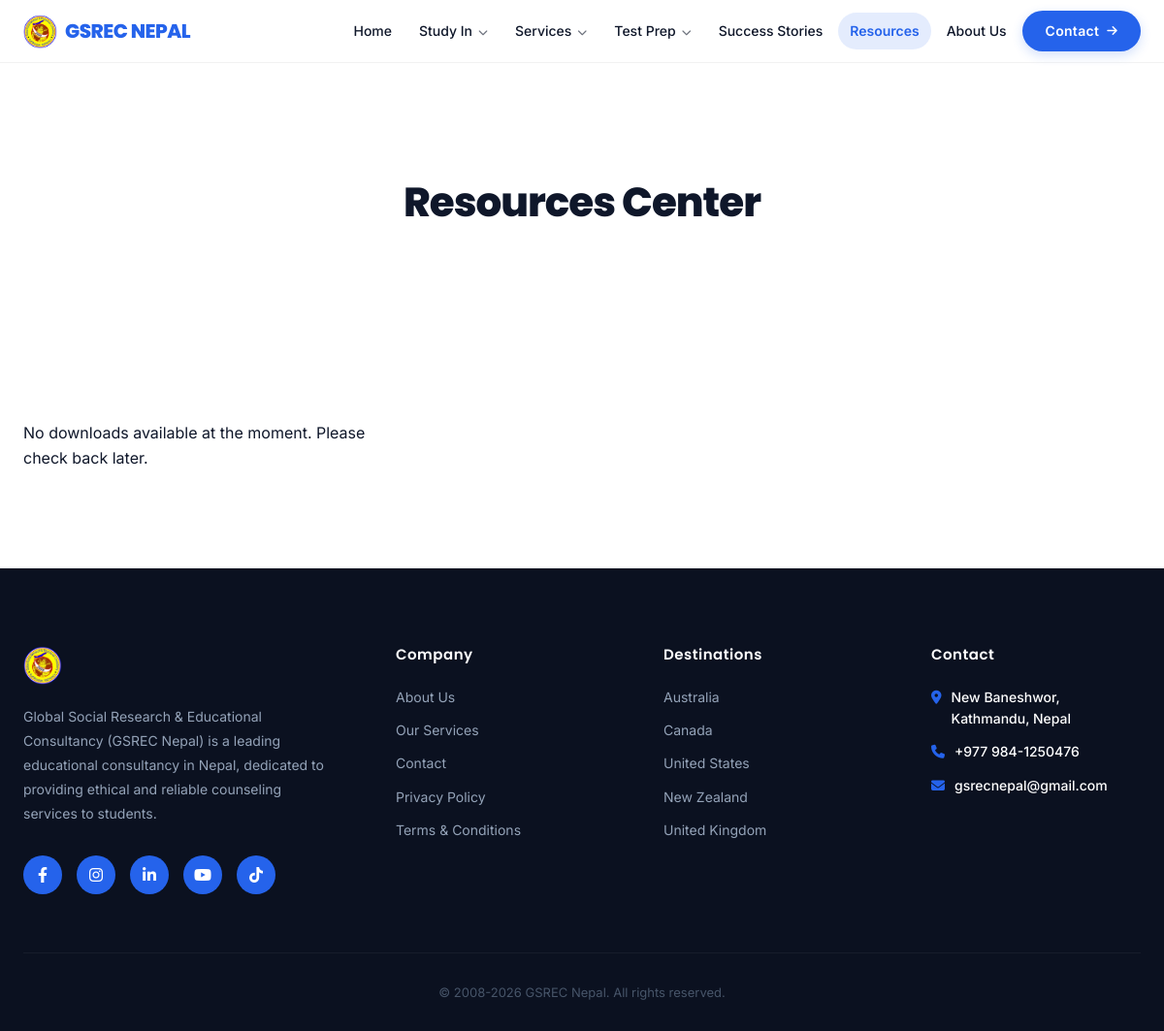
Page /resources/ on the committed database.
### core/models.py (models this page shows, shortened)
class SiteSettings(models.Model):
    site_name = models.CharField(max_length=100, default="GSREC NEPAL")
    logo = models.ImageField(upload_to='site/', blank=True, null=True, help_text="Main logo for Header")
    footer_logo = models.ImageField(upload_to='site/', blank=True, null=True, help_text="Logo for Footer. Defaults to main logo if not set.")
    favicon = models.ImageField(upload_to='site/', blank=True, null=True)
    footer_description = models.TextField(blank=True, default="Global Student Research & Educational Consultancy (GSREC Nepal) is a leading educational consultancy in Nepal, dedicated to providing ethical and reliable counseling services to students.")
    address = models.CharField(max_length=200, default="New Baneshwor, Kathmandu, Nepal")
    address_link = models.URLField(blank=True, null=True, help_text="Direct Google Maps link for the address")
    phone = models.CharField(max_length=50, default="+977 1-4244XXX")
    email = models.EmailField(default="info@gsrecnepal.com")
    facebook_link = models.URLField(blank=True, null=True)
    twitter_link = models.URLField(blank=True, null=True)
    instagram_link = models.URLField(blank=True, null=True)
    linkedin_link = models.URLField(blank=True, null=True)
    youtube_link = models.URLField(blank=True, null=True)
    tiktok_link = models.URLField(blank=True, null=True)
    footer_company_title = models.CharField(max_length=50, default="Company")
    footer_destinations_title = models.CharField(max_length=50, default="Destinations")
    footer_contact_title = models.CharField(max_length=50, default="Contact")
    class Meta:
        verbose_name_plural = "Site Settings"

class ListingPageSettings(models.Model):
    destinations_title = models.CharField(max_length=100, default="All Study Destinations")
    destinations_subtitle = models.TextField(default="Explore the best countries for international education. We provide end-to-end support.")
    services_title = models.CharField(max_length=100, default="Our Expert Services")
    services_subtitle = models.TextField(default="", blank=True)
    test_prep_title = models.CharField(max_length=100, default="Standardized Test Preparation")
    test_prep_subtitle = models.TextField(default="", blank=True)
    resources_title = models.CharField(max_length=100, default="Resources Center")
    resources_subtitle = models.TextField(default="", blank=True)
    success_stories_title = models.CharField(max_length=100, default="Success Stories")
    success_stories_subtitle = models.TextField(default="Hear from our students who are now studying at their dream universities across the globe.")
    class Meta:
        verbose_name_plural = "Listing Page Settings"

class Country(models.Model):
    slug = models.SlugField(unique=True, blank=True)
    name = models.CharField(max_length=100)
    flag_emoji = models.CharField(max_length=10, blank=True, null=True, help_text="Emoji flag or similar")
    background_image = models.ImageField(upload_to='countries/', blank=True, null=True)
    intro = models.TextField()
    facts = models.JSONField(default=list, help_text="List of facts")
    universities = models.JSONField(default=list, help_text="List of top universities")
    order = models.IntegerField(default=0)
    class Meta:
        verbose_name_plural = "Countries"
        ordering = ['order', 'name']

### core/views.py (the view)
# urls.py: path('resources/', views.resources, name='resources'),
def resources(request):
    resources_list = Resource.objects.all()
    listing_settings = ListingPageSettings.objects.first()
    return render(request, 'core/resources.html', {'resources': resources_list, 'listing_settings': listing_settings})

### core/templates/core/resources.html (shortened to what this page needs)
{% extends 'core/base.html' %}
{% load static %}
{% block content %}
<section style="padding: 120px 0 80px; background: white; text-align: center;">
    <div class="container">
        <h1 style="font-size: 42px; font-weight: 800; color: var(--dark); margin-bottom: 20px; letter-spacing: -1px;">
            {{ listing_settings.resources_title|default:"Resources Center" }}</h1>
    </div>
</section>
<section class="content-section">
    <div class="container">
        <div class="downloads-grid">
            {% for item in downloads %}
            <div class="download-card">
                <div class="download-icon"><i class="fa-solid {{ item.icon_class }}"></i></div>
                <div style="flex: 1;">
                    <h4 style="font-size: 16px; font-weight: 700; color: var(--dark); margin-bottom: 4px;">{{ item.title
                        }}</h4>
                    <span style="font-size: 12px; color: var(--gray);">{{ item.file_type }} • {{ item.size_label
                        }}</span>
                </div>
                <a href="{{ item.file.url }}" download
                    style="background: none; border: none; color: var(--gray); cursor: pointer; transition: 0.2s;">
                    <i class="fa-solid fa-download" style="font-size: 20px;"></i>
                </a>
            </div>
            {% empty %}
            <p>No downloads available at the moment. Please check back later.</p>
            {% endfor %}
        </div>
    </div>
</section>
{% endblock %}

### core/templates/core/base.html (shortened to what this page needs)
{% load static %}
<!DOCTYPE html>
<html lang="en">
<head>
    <link rel="stylesheet" href="https://cdnjs.cloudflare.com/ajax/libs/font-awesome/6.4.0/css/all.min.css">
    <link rel="stylesheet" href="{% static 'core/css/style.css' %}">
    <link rel="stylesheet" href="{% static 'core/css/components.css' %}">
</head>
<body>
    <header class="site-header">
        <div class="container">
            <nav style="display: flex; justify-content: space-between; align-items: center; height: 64px;">
                <a href="{% url 'index' %}" class="site-logo">
                    {% if site_settings.logo %}
                    <img src="{{ site_settings.logo.url }}" alt="{{ site_settings.site_name }}" style="height: 35px;">
                    {% else %}
                    <div class="logo-icon">
                        <i class="fa-solid fa-graduation-cap"></i>
                    </div>
                    {% endif %}
                    GSREC NEPAL
                </a>
                <div class="nav-links-container">
                    <div class="nav-item-wrapper">
                        <a href="{% url 'index' %}"
                            class="nav-item {% if request.resolver_match.url_name == 'index' %}active{% endif %}">
                            Home
                        </a>
                    </div>
                    <div class="nav-item-wrapper dropdown-wrapper">
                        <div class="nav-item {% if 'study' in request.path %}active{% endif %}">
                            <a href="{% url 'destination_list' %}" class="dropdown-text">Study In</a>
                            <span class="dropdown-chevron"><i class="fa-solid fa-chevron-down"></i></span>
                        </div>
                    </div>
                    <div class="nav-item-wrapper dropdown-wrapper">
                        <div class="nav-item {% if 'services' in request.path %}active{% endif %}">
                            <a href="{% url 'service_list' %}" class="dropdown-text">Services</a>
                            <span class="dropdown-chevron"><i class="fa-solid fa-chevron-down"></i></span>
                        </div>
                    </div>
                    <div class="nav-item-wrapper dropdown-wrapper">
                        <div class="nav-item {% if 'test-prep' in request.path %}active{% endif %}">
                            <a href="{% url 'test_prep_list' %}" class="dropdown-text">Test Prep</a>
                            <span class="dropdown-chevron"><i class="fa-solid fa-chevron-down"></i></span>
                        </div>
                    </div>
                    <div class="nav-item-wrapper">
                        <a href="{% url 'success_stories' %}"
                            class="nav-item {% if request.resolver_match.url_name == 'success_stories' %}active{% endif %}">
                            Success Stories
                        </a>
                    </div>
                    <div class="nav-item-wrapper">
                        <a href="{% url 'resources' %}"
                            class="nav-item {% if request.resolver_match.url_name == 'resources' %}active{% endif %}">
                            Resources
                        </a>
                    </div>
                    <div class="nav-item-wrapper">
                        <a href="{% url 'about' %}"
                            class="nav-item {% if request.resolver_match.url_name == 'about' %}active{% endif %}">
                            About Us
                        </a>
                    </div>
                    <a href="{% url 'contact' %}" class="btn-primary contact-btn">
                        Contact <i class="fa-solid fa-arrow-right" style="font-size: 12px"></i>
                    </a>
                </div>
        </div>
    </header>
    <main>
        {% block content %}
        {% endblock %}
    </main>
    <footer class="site-footer">
        <div class="container">
            <div class="footer-grid" style="margin-bottom: 60px;">
                <div>
                    <div class="site-logo footer-logo" style="color: white; margin-bottom: 20px;">
                        {% if site_settings.footer_logo %}
                        <img src="{{ site_settings.footer_logo.url }}" alt="{{ site_settings.site_name }}"
                            style="height: 40px;">
                        {% elif site_settings.logo %}
                        <img src="{{ site_settings.logo.url }}" alt="{{ site_settings.site_name }}"
                            style="height: 40px;">
                        {% else %}
                        <div class="logo-icon">
                            <i class="fa-solid fa-graduation-cap" style="font-size: 14px;"></i>
                        </div>
                        GSREC
                        {% endif %}
                    </div>
                    <p style="color: #94A3B8; font-size: 14px; line-height: 1.8;">
                        {{ site_settings.footer_description }}
                    </p>
                    <div style="display: flex; gap: 15px; margin-top: 30px;">
                        {% if site_settings.facebook_link %}
                        <a href="{{ site_settings.facebook_link }}" target="_blank" class="social-icon"><i
                                class="fa-brands fa-facebook-f"></i></a>
                        {% endif %}
                        {% if site_settings.instagram_link %}
                        <a href="{{ site_settings.instagram_link }}" target="_blank" class="social-icon"><i
                                class="fa-brands fa-instagram"></i></a>
                        {% endif %}
                        {% if site_settings.linkedin_link %}
                        <a href="{{ site_settings.linkedin_link }}" target="_blank" class="social-icon"><i
                                class="fa-brands fa-linkedin-in"></i></a>
                        {% endif %}
                        {% if site_settings.youtube_link %}
                        <a href="{{ site_settings.youtube_link }}" target="_blank" class="social-icon"><i
                                class="fa-brands fa-youtube"></i></a>
                        {% endif %}
                        {% if site_settings.tiktok_link %}
                        <a href="{{ site_settings.tiktok_link }}" target="_blank" class="social-icon"><i
                                class="fa-brands fa-tiktok"></i></a>
                        {% endif %}
                    </div>
                </div>
                <div>
                    <h4 class="footer-heading">{{ site_settings.footer_company_title|default:"Company" }}</h4>
                    <a href="{% url 'about' %}" class="footer-link">About Us</a>
                    <a href="{% url 'service_list' %}" class="footer-link">Our Services</a>
                    <a href="{% url 'contact' %}" class="footer-link">Contact</a>
                    <a href="{% url 'legal_page_detail' 'privacy-policy' %}" class="footer-link">Privacy Policy</a>
                    <a href="{% url 'legal_page_detail' 'terms-and-conditions' %}" class="footer-link">Terms &
                        Conditions</a>
                </div>
                <div>
                    <h4 class="footer-heading">{{ site_settings.footer_destinations_title|default:"Destinations" }}</h4>
                    {% for country in global_countries|slice:":5" %}
                    <a href="{% url 'destination_detail' country.slug %}" class="footer-link">{{ country.name }}</a>
                    {% endfor %}
                </div>
                <div>
                    <h4 class="footer-heading">{{ site_settings.footer_contact_title|default:"Contact" }}</h4>
                    <a href="{{ site_settings.address_link|default:'#' }}" target="_blank"
                        class="interactive-link footer-contact-item" style="display: flex; gap: 10px; color: inherit;">
                        <i class="fa-solid fa-location-dot" style="margin-top: 4px;"></i>
                        {{ site_settings.address }}
                    </a>
                    <a href="tel:{{ site_settings.phone }}" class="interactive-link footer-contact-item"
                        style="display: flex; gap: 10px; color: inherit;">
                        <i class="fa-solid fa-phone" style="margin-top: 4px;"></i>
                        {{ site_settings.phone }}
                    </a>
                    <a href="mailto:{{ site_settings.email }}" class="interactive-link footer-contact-item"
                        style="display: flex; gap: 10px; color: inherit;">
                        <i class="fa-solid fa-envelope" style="margin-top: 4px;"></i>
                        {{ site_settings.email }}
                    </a>
                </div>
            </div>
            <div
                style="text-align: center; padding-top: 30px; border-top: 1px solid rgba(255,255,255,0.05); color: #475569; font-size: 13px;">
                <a href="https://suprimkarki.com.np" style="color: inherit; text-decoration: none;">&copy;</a>
                2008-<span id="currentYear"></span> GSREC Nepal. All rights reserved.
            </div>
        </div>
    </footer>
</body>
</html>

### rows in the picture
SiteSettings: logo (picture), footer_logo (picture), footer_description "Global Social Research & Educational Consultancy (GSREC Nepal) is a leading educational consultancy in Nepal, dedicated to providing ethical and reliable counseling services to students.", footer_company_title "Company", footer_destinations_title "Destinations", footer_contact_title "Contact", address "New Baneshwor, Kathmandu, Nepal", phone "+977 984-1250476", email "gsrecnepal@gmail.com"
ListingPageSettings: resources_title "Resources Center"
Country: name "Australia"
Country: name "Canada"
Country: name "United States"
Country: name "New Zealand"
Country: name "United Kingdom"
